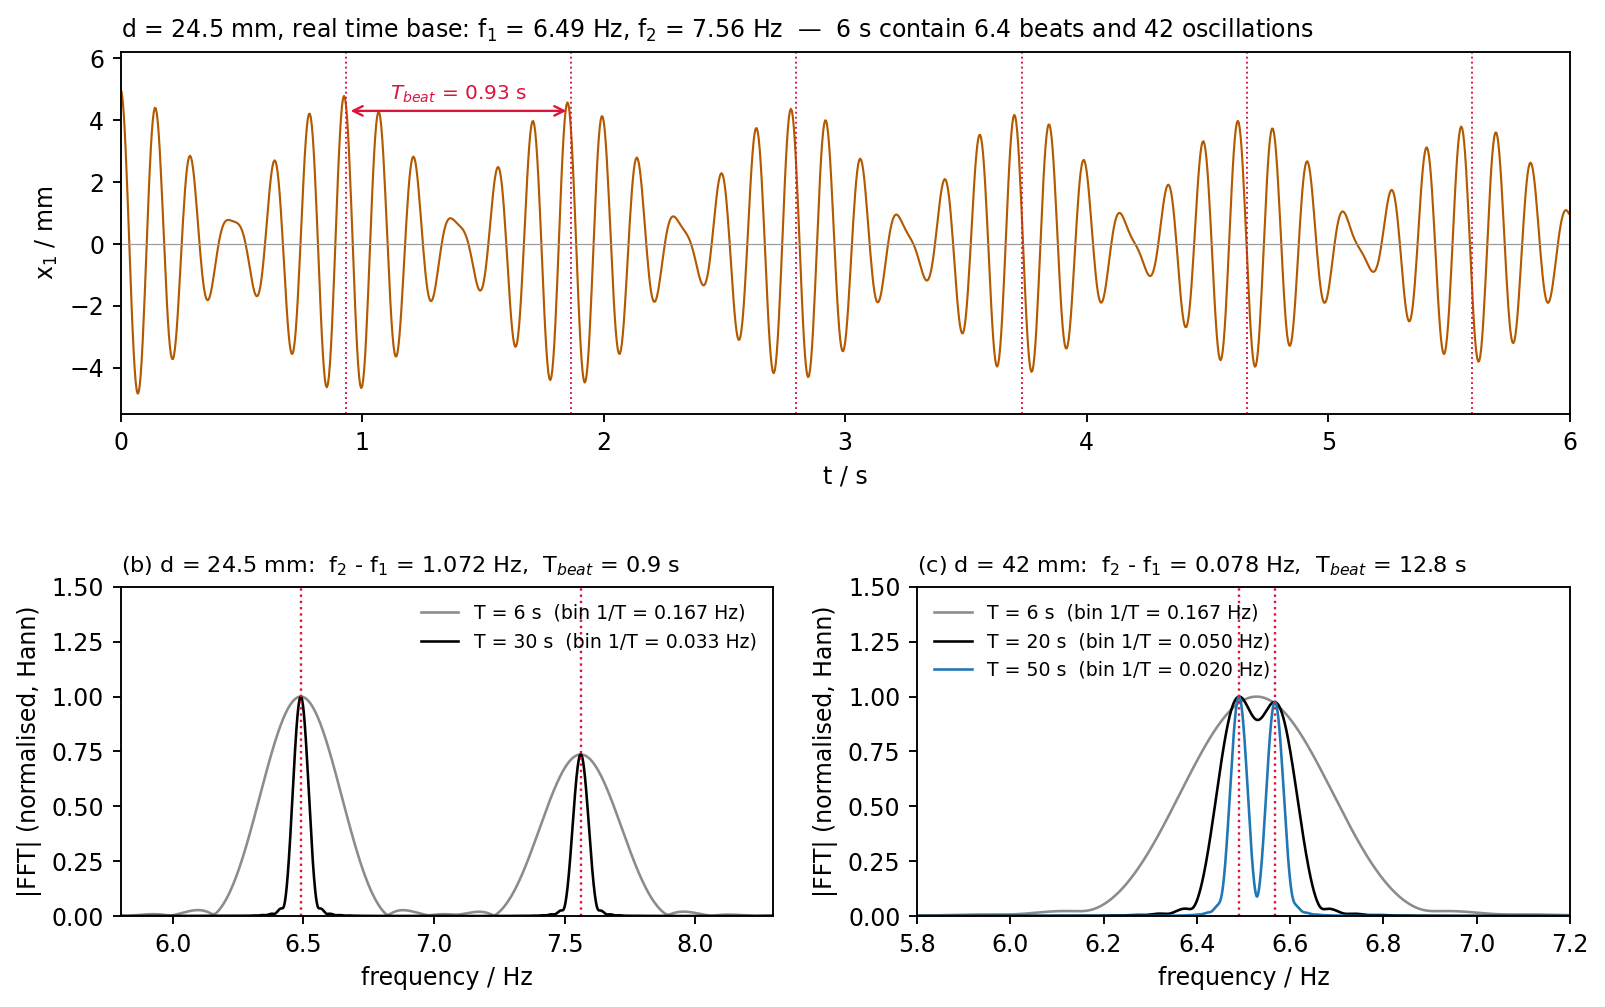

Write the Python code that produced this figure.
"""Why 6 s is enough for the beats but not for the peak positions, and why 50 s is needed at 42 mm.
Real time base: f1 = 6.49 Hz, C = 1.33e-7, tau = 21 s, hold-and-release A = 5 mm, fs = 240."""
import numpy as np, matplotlib
matplotlib.use("Agg"); import matplotlib.pyplot as plt
f1, C, tau, A, fs = 6.49, 1.33e-7, 21.0, 5.0, 240.0
def signal(d, Tmax):
    f2 = np.sqrt(f1**2 + C/d**5); gk = (f2**2/f1**2 - 1)/2; x20 = A*gk/(1 + gk)
    a, b = (A + x20)/2, (A - x20)/2; t = np.arange(0, Tmax, 1/fs)
    return t, (a*np.cos(2*np.pi*f1*t) + b*np.cos(2*np.pi*f2*t))*np.exp(-t/tau), f2
def spec(x):
    x = x - x.mean(); X = np.abs(np.fft.rfft(x*np.hanning(len(x)), 2**18)); f = np.fft.rfftfreq(2**18, 1/fs); return f, X/X.max()
C1, C2 = "#b35900", "crimson"
fig = plt.figure(figsize=(11, 6.6)); gs = fig.add_gridspec(2, 2, height_ratios=[1.1, 1], hspace=0.5, wspace=0.22)
ax = fig.add_subplot(gs[0, :]); t, x, f2 = signal(0.0245, 6.0); Tb = 1/(f2 - f1)
ax.plot(t, x, color=C1, lw=0.9); ax.axhline(0, color="0.6", lw=0.5)
for k in range(1, 7): ax.axvline(k*Tb, color=C2, ls=":", lw=0.8)
ax.annotate("", (Tb, 4.3), (2*Tb, 4.3), arrowprops=dict(arrowstyle="<->", color=C2)); ax.text(1.5*Tb, 4.5, f"$T_{{beat}}$ = {Tb:.2f} s", ha="center", va="bottom", fontsize=8.5, color=C2)
ax.set_xlim(0, 6); ax.set_ylim(-5.5, 6.2); ax.set_xlabel("t / s"); ax.set_ylabel("x$_1$ / mm")
ax.set_title(f"d = 24.5 mm, real time base: f$_1$ = {f1:.2f} Hz, f$_2$ = {f2:.2f} Hz  —  6 s contain {6/Tb:.1f} beats and {6*(f1+f2)/2:.0f} oscillations", loc="left", fontsize=10)
for k, (dmm, Ts) in enumerate([(24.5, [6, 30]), (42, [6, 20, 50])]):
    ax = fig.add_subplot(gs[1, k]); d = dmm/1000
    for T, col, ls in zip(Ts, ["0.55", "k", "tab:blue"], ["-", "-", "-"]):
        t, x, f2 = signal(d, T); f, X = spec(x); ax.plot(f, X, color=col, lw=1.1, ls=ls, label=f"T = {T} s  (bin 1/T = {1/T:.3f} Hz)")
    for fk in (f1, f2): ax.axvline(fk, color=C2, ls=":", lw=1)
    ax.set_xlim(5.8, 8.3 if dmm < 30 else 7.2); ax.set_ylim(0, 1.5); ax.set_xlabel("frequency / Hz"); ax.set_ylabel("|FFT| (normalised, Hann)")
    ax.set_title(f"({'bc'[k]}) d = {dmm} mm:  f$_2$ - f$_1$ = {f2-f1:.3f} Hz,  T$_{{beat}}$ = {1/(f2-f1):.1f} s", fontsize=9.5, loc="left")
    ax.legend(frameon=False, fontsize=8, loc="upper left" if dmm > 30 else "upper right")
fig.savefig("record_length_real.png", dpi=170, bbox_inches="tight"); print("ok")
